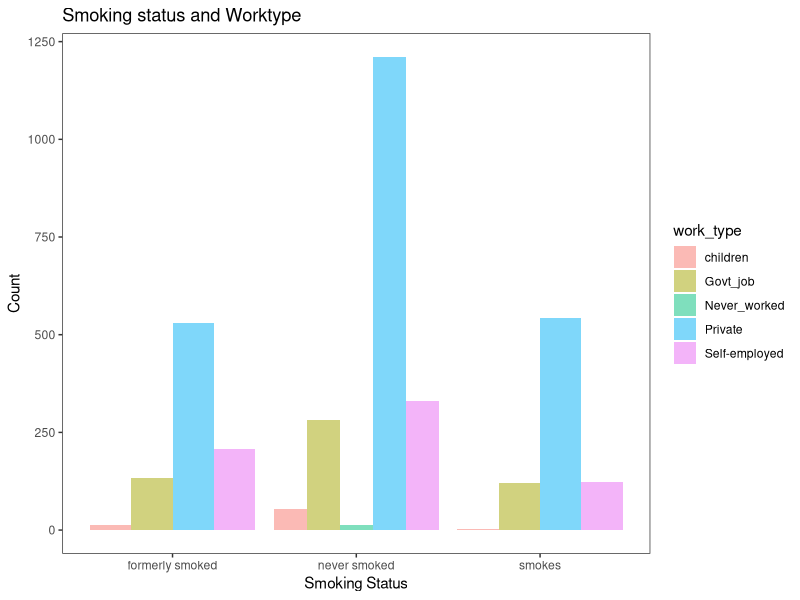
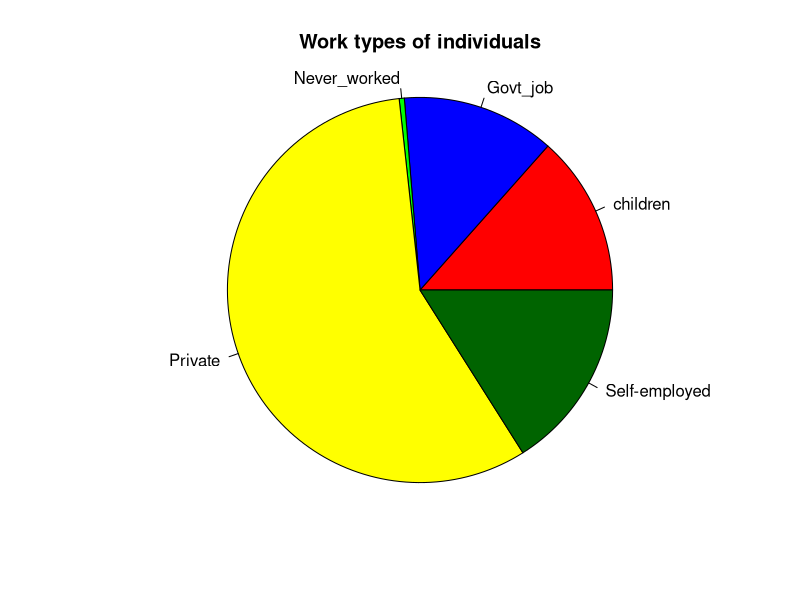
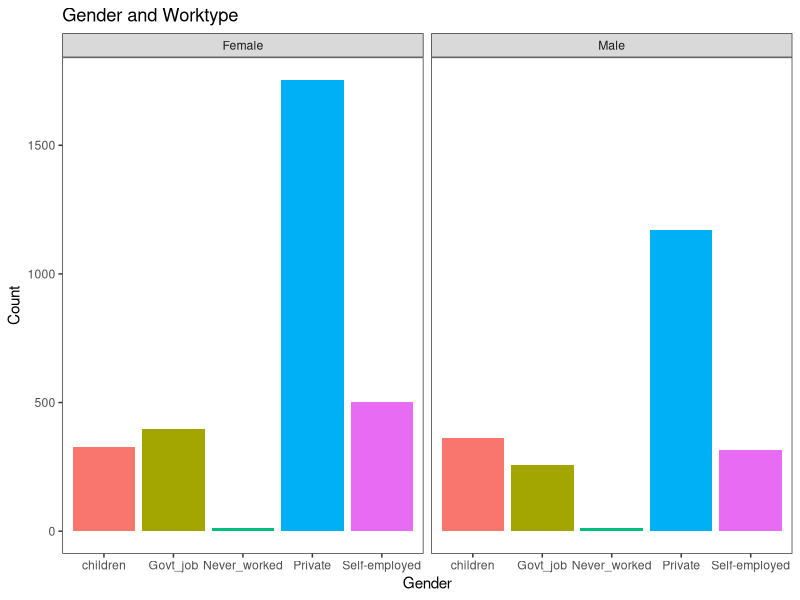
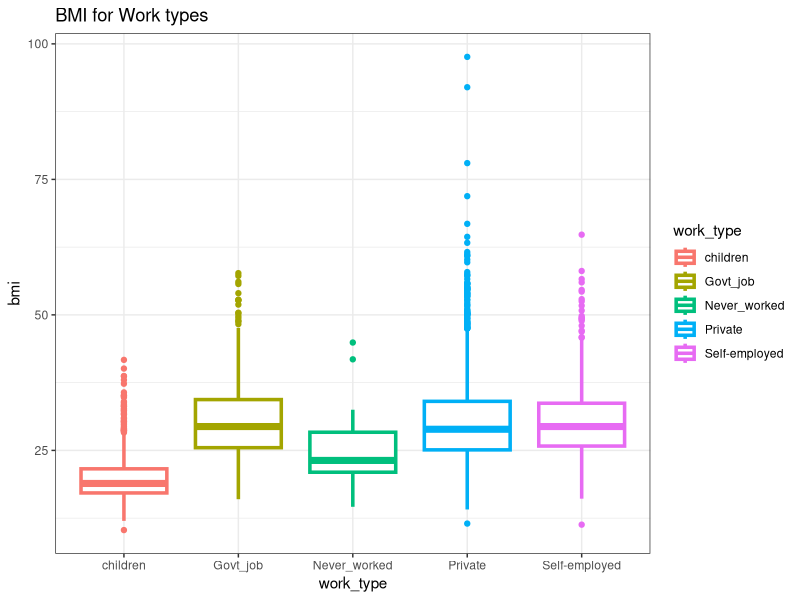

Recreate these plots in R, in order.

getwd()
setwd("C:/Users/1998a/OneDrive/Desktop/R assignment 1")

#Basic: healthcaredata <- read.csv("healthcare_stroke_dataset.csv") 

#Recognizing "-"values as NA so we could eliminate them when required.
healthcaredata <- read.csv("healthcare_stroke_dataset.csv",na.strings =c("-"))

# Task 1: Statistical Exploratory Data Analysis

#1a. Number of rows, Number of columns and Name of Columns

#Number of rows
nrow(healthcaredata)

#Number of columns
ncol(healthcaredata)

#Name of columns
names(healthcaredata)

#structure of data frame
str(healthcaredata)

#Types of data in columns

#1. Data type in id
typeof(healthcaredata$id)
#2. Data type in date
typeof(healthcaredata$date)
#3. Data type in gender
typeof(healthcaredata$gender)
#4. Data type in age
typeof(healthcaredata$age)
#5. Data type in hypertension
typeof(healthcaredata$hypertension)
#6. Data type in heart_disease
typeof(healthcaredata$heart_disease)
#7. Data type in ever_married
typeof(healthcaredata$ever_married)
#8. Data type in work_type
typeof(healthcaredata$work_type)
#9. Data type in Residence_type
typeof(healthcaredata$Residence_type)
#10. Data type in avg_glucose_level
typeof(healthcaredata$avg_glucose_level)
#11. Data type in bmi
typeof(healthcaredata$bmi)
#12. Data type in smoking_status
typeof(healthcaredata$smoking_status)
#13. Data type in stroke
typeof(healthcaredata$stroke)

#summary
summary(healthcaredata)

#1b. Number of rows and Number of columns
#Number of rows
nrow(healthcaredata)
#Number of columns
ncol(healthcaredata)

#1c. Descriptive Details (count, unique, top, freq etc)
#for "bmi" column in healthcaredata dataframe

table <- aggregate(data.frame(count=healthcaredata$bmi),
          list(BMI=healthcaredata$bmi),
          length)

#All unique values with frequencies
table

#count
sum(table$count)

#unique values
unique(table$BMI)

#maximum value in bmi column
max(table$BMI)

#minimum value in bmi column
min(table$BMI)

#top five values 
head(table,5)

#1d. All unique values in "age" column
unique(healthcaredata$age)

#Converting the type of variable viz. gender, ever_married, work_type,
#Residence_type, smoking_status, hypertension, heart_disease and stroke 
#from charachter or numeric to Categorical variables for future use.

healthcaredata$gender <- factor(healthcaredata$gender)
healthcaredata$ever_married <-factor(healthcaredata$ever_married)
healthcaredata$work_type <- factor(healthcaredata$work_type)
healthcaredata$Residence_type<- factor(healthcaredata$Residence_type)
healthcaredata$smoking_status <- factor(healthcaredata$smoking_status)
healthcaredata$hypertension <- factor(healthcaredata$hypertension)
healthcaredata$heart_disease <- factor(healthcaredata$heart_disease)
healthcaredata$stroke <- factor(healthcaredata$stroke)


# Task 2: Aggregation and Filtering and Rank

#2a. Quantity with maximum records 
#Aggregate table
aggregate_table <- aggregate(data.frame(count=healthcaredata$work_type),
                             list(WorkTypes=healthcaredata$work_type),
                             length)
aggregate_table
#Quantity with maximum records
max(aggregate_table$count)

#2b. Total number of males who never smoked

#Filtering dataframe for required data of males who never smoked
nonsmoking_males <- healthcaredata[healthcaredata$gender=="Male" & healthcaredata$smoking_status=="never smoked",]

#Number of males who never smoked
nrow(nonsmoking_males)  

#2c. Top 10 individuals with highest avg glucose levels

#Arranging data in decreasing order
dec_order <- healthcaredata[order(healthcaredata$avg_glucose_level,decreasing = T),]

#Information of top 10 individuals with highest average glucose levels
#in decreasing order
head(dec_order,10) 


#Task3. Visualization

#3a. Plot of work_type for smoking_status
library(ggplot2)
library(tidyverse)

#without using facets
healthcaredata %>%
  filter(smoking_status %in% c("formerly smoked","never smoked","smokes")) %>%
  drop_na(work_type) %>%
  ggplot(aes(smoking_status, fill = work_type))+
  geom_bar(position = "dodge",alpha=0.5)+
  theme_bw()+
  theme(panel.grid.major = element_blank(),
        panel.grid.minor = element_blank())+
  labs(title = "Smoking status and Worktype",
       x="Smoking Status",
       y="Count")


  
#3b. Pie chart for work_types of individuals
Worktype_count <- table(healthcaredata$work_type)
Worktype_Percent <-table(healthcaredata$work_type)/5110

pie(Worktype_Percent,main="Work types of individuals",
    radius=1,col=c("red","blue","green","yellow","darkgreen"))



#4a.Insights

#Barchart of work types for genders
healthcaredata %>%
  filter(gender %in% c("Male","Female")) %>%
  drop_na(work_type) %>%
  ggplot(aes(work_type))+
  geom_bar(aes(fill =work_type),size=10)+
  facet_grid(.~gender)+
  theme_bw()+
  theme(panel.grid.major = element_blank(),
        panel.grid.minor = element_blank(),
        legend.position = "none")+
  labs(title = "Gender and Worktype",
       x="Gender",
       y="Count")


#Boxplot of BMI for different work types  
healthcaredata %>%
  drop_na(work_type)%>%
  drop_na(bmi)%>%
  ggplot(aes(work_type,bmi,colour = work_type))+
  geom_boxplot(size = 1.2)+
  theme_bw()+
  labs(title = "BMI for Work types")


